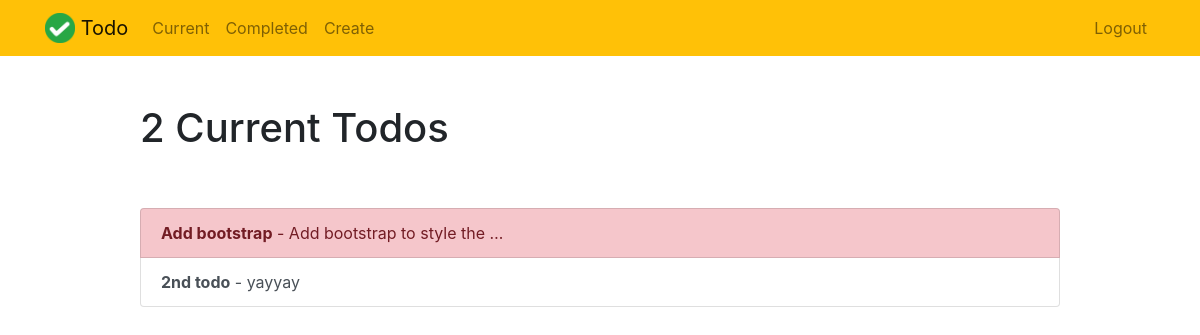
Before: /current/ (signed in) with the older database file.
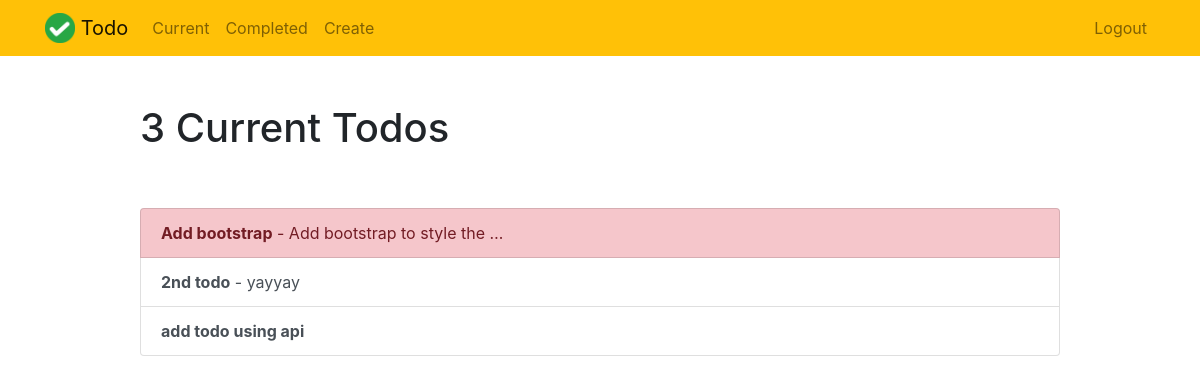
After: the same page with the newer database file.
### todo/models.py (models this page shows, shortened)
class Todo(models.Model):
    title = models.CharField(max_length=100)
    memo = models.TextField(blank=True)
    created = models.DateTimeField(auto_now_add=True)
    datecompleted = models.DateTimeField(null=True, blank=True)
    important = models.BooleanField(default=False)
    user = models.ForeignKey(User, on_delete=models.CASCADE)

### todo/views.py (the view)
# urls.py: path('current/', views.currenttodos, name='currenttodos'),
@login_required
def currenttodos(request):
    todos = Todo.objects.filter(user=request.user, datecompleted__isnull=True)
    return render(request, 'todo/currenttodos.html', {'todos':todos})

### todo/templates/todo/currenttodos.html
{% extends "todo/base.html" %}
{% block content %}
    <div class="row justify-content-center mt-5">
        <div class="col-md-10">
            {% if todos %}
                 <h1>{{ todos.count }} Current Todo{{ todos.count|pluralize }}</h1>
            {% else %}
                           <h1>Current Todos</h1>
            {% endif %}
        </div>
    </div>
    <div class="row justify-content-center mt-5">
        <div class="col-md-10">
        {% if todos %}
            <div class="list-group">
                {% for todo in todos %}
                    <a href="{% url 'viewtodo' todo.id %}" class="list-group-item list-group-item-action{% if todo.important %} list-group-item-danger{% endif %}"><b>{{ todo.title }}</b>{% if todo.memo %} - {{ todo.memo|truncatechars:30 }}{% endif %}</a>
                {% endfor %}
            </div>
        {% else %}
            <div class="text-center">
                <h2>Looks like you don't have any todos! Nice work.</h2>
            <br>
            <a role="button" class="btn btn-primary" href="{% url 'createtodo' %}">New Todo</a>
            </div>
        {% endif %}
        </div>
    </div>
{% endblock %}

Changed rows visible on the page:
added Todo: title "add todo using api"
Other visible differences:
{{ todos.count }}: "2" → "3"
